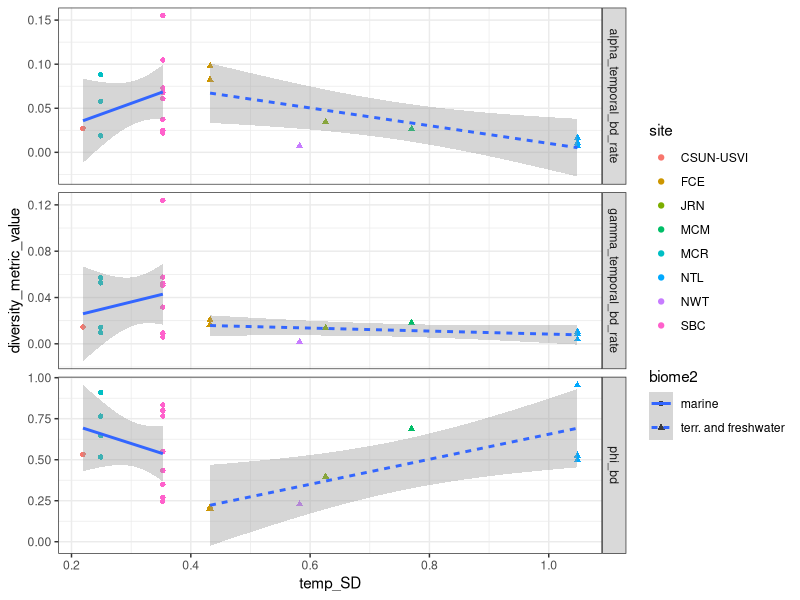
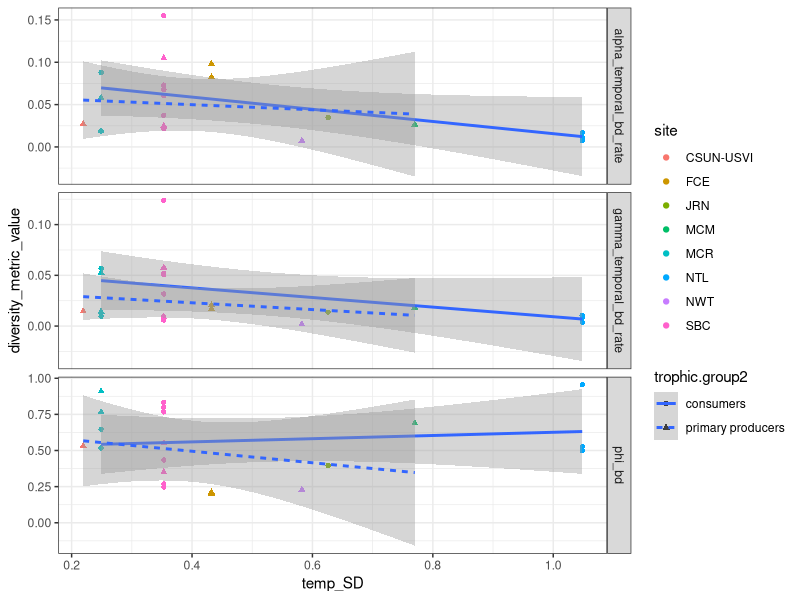
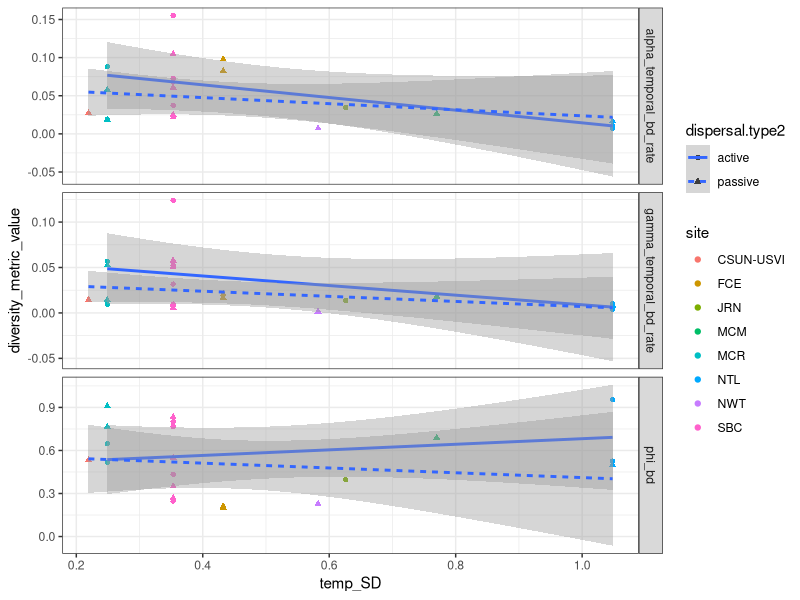

Here is the R script that generated these plots, in order:
options(stringsAsFactors = FALSE)

library(tidyverse)

# read in data
d_wide <- read.csv('dat-RESULTS2018-05-09.csv')

wide_col_names <- names(d_wide)
response_var_names <- wide_col_names[grepl('alpha|gamma|beta|_bd',wide_col_names)]

d_long <- d_wide %>% tidyr::gather_(
  gather_cols = response_var_names,
  key_col = 'diversity_metric_name',
  value_col = 'diversity_metric_value'
)

# div metric names
# "CV_alpha_0"             "CV_beta_0"              "CV_gamma_0"             "CV_alpha_2"             "CV_beta_2"             
# "CV_gamma_2"             "alpha_temporal_bd_rate" "gamma_temporal_bd_rate" "phi_bd"  

d_plot <- d_long %>% filter(diversity_metric_name %in% c('alpha_temporal_bd_rate','gamma_temporal_bd_rate','phi_bd'))
d_plot$biome2 <- gsub('freshwater','terrestrial', d_plot$biome)
d_plot$biome2 <- gsub('terrestrial','terr. and freshwater',d_plot$biome2)

d_plot$trophic.group2 <- ifelse(d_plot$trophic.group == 'primary producers', 'primary producers', 'consumers')

d_plot$dispersal.type2 <- d_plot$dispersal.type
d_plot$dispersal.type2[grepl('passive',d_plot$dispersal.type2)] <- 'passive'
d_plot$dispersal.type2[grepl('active',d_plot$dispersal.type2)] <- 'active'


#########################
# marine vs. terrestrial
#########################
graphics.off()
windows(5,7)
ggplot(d_plot,
       aes(temp_SD, diversity_metric_value,
           shape = biome2,
           lty = biome2)) +
  geom_point(aes(color = site)) +
  stat_smooth(method = 'lm') +
  facet_grid(diversity_metric_name ~ .,
             scales = 'free_y') +
  theme_bw()

# savePlot(
#   paste0('Fig_compositional_change_marine_v_terrestrial-',Sys.Date(),'.pdf'), 
#   type = 'pdf')

#########################
# trophic groups
#########################

graphics.off()
windows(5,7)
ggplot(d_plot,
       aes(temp_SD, diversity_metric_value,
           shape = trophic.group2,
           lty = trophic.group2)) +
  geom_point(aes(color = site)) +
  stat_smooth(method = 'lm') +
  facet_grid(diversity_metric_name ~ .,
             scales = 'free_y') +
  theme_bw()


# savePlot(paste0('Fig_compositional_change_by_trophic_group-',Sys.Date(),'.pdf'), 
#          type = 'pdf')

#########################
# dispersal groups
#########################
graphics.off()
windows(5,7)
graphics.off()
windows(5,7)
ggplot(d_plot,
       aes(temp_SD, diversity_metric_value,
           shape = dispersal.type2,
           lty = dispersal.type2)) +
  geom_point(aes(color = site)) +
  stat_smooth(method = 'lm') +
  facet_grid(diversity_metric_name ~ .,
             scales = 'free_y') +
  theme_bw()


# savePlot(paste0('Fig_compositional_change_by_dispersal_type-',Sys.Date(),'.pdf'), 
#          type = 'pdf')
  
